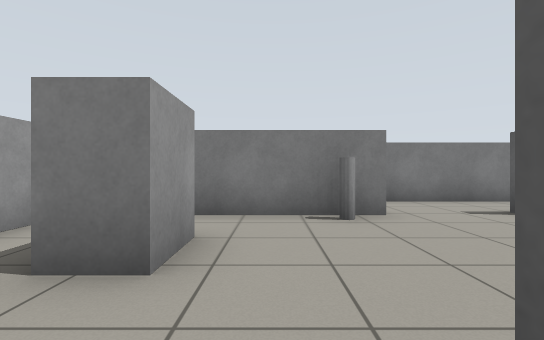
[1] (above)

24 first-person views from a walk through a robot-simulator world made for Gazebo. The camera is 0.8 m above the floor, looks level and sees 85° across. The floor is counted in squares, 1 m on a side. Each view is taken from the middle of a square. On the plan, view 1 faces up. The plan holds only what a view shows up to about 10 squares ahead; the rest is blank. The place goes on beyond the plan.

[2]
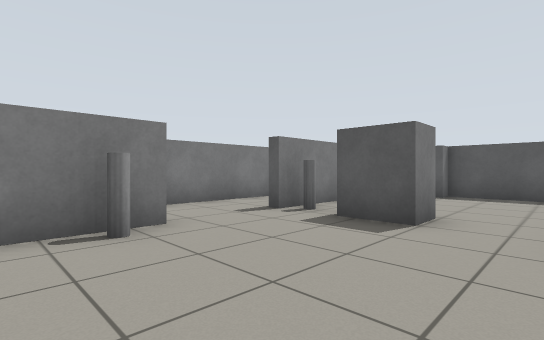

[3]
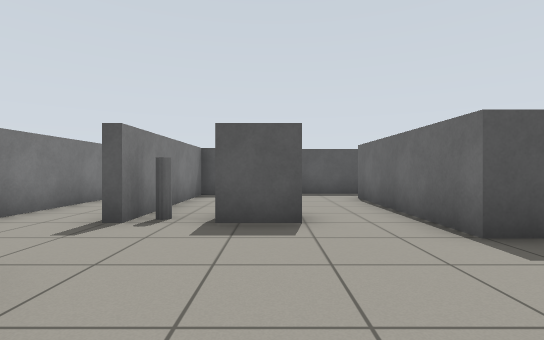

[4]
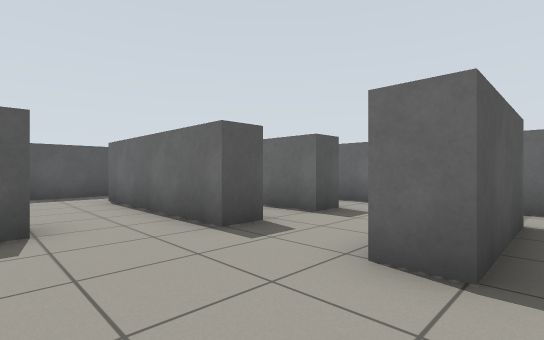

[5]
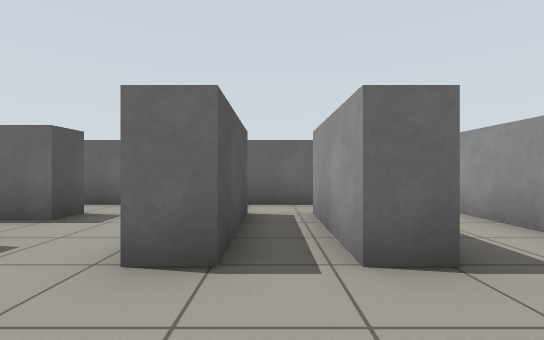

[6]
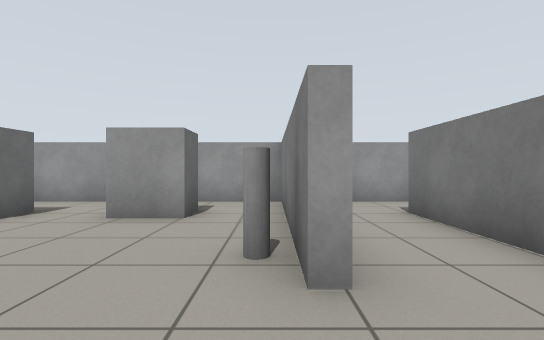

[7]
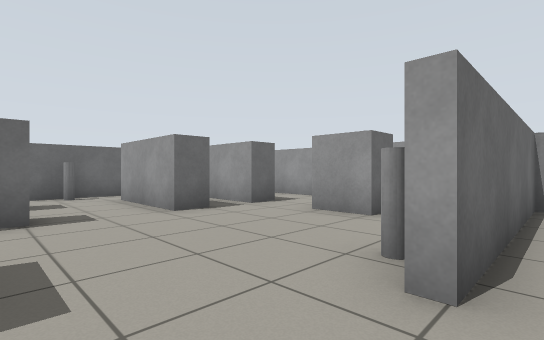

[8]
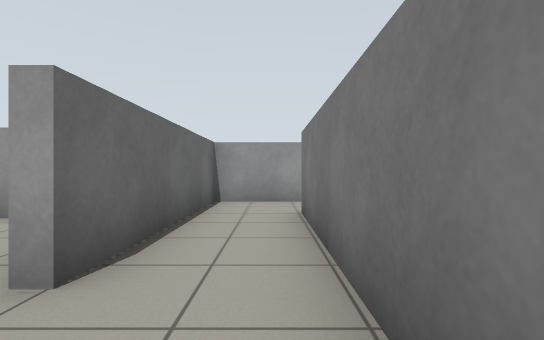

[9]
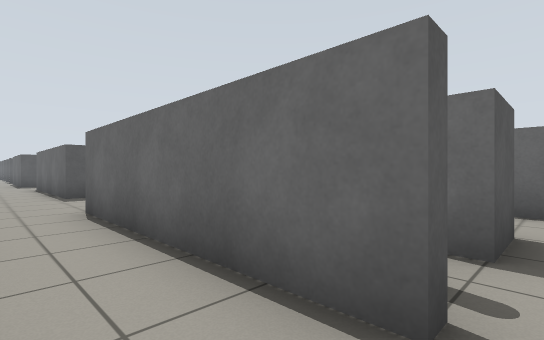

[10]
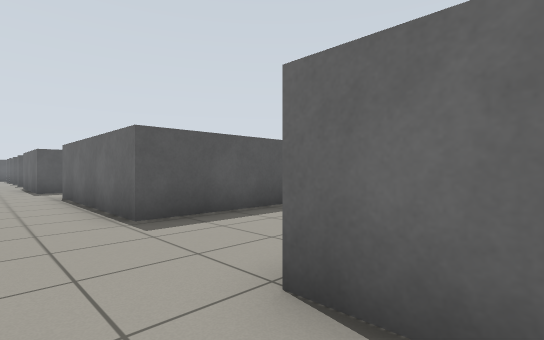

[11]
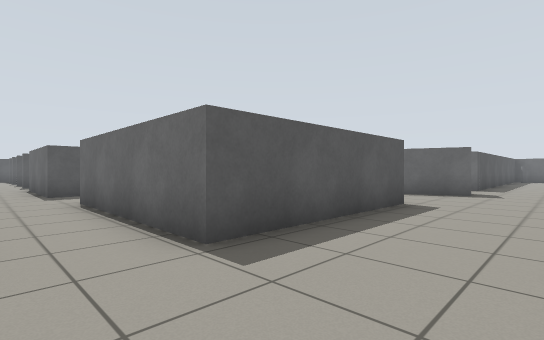

[12]
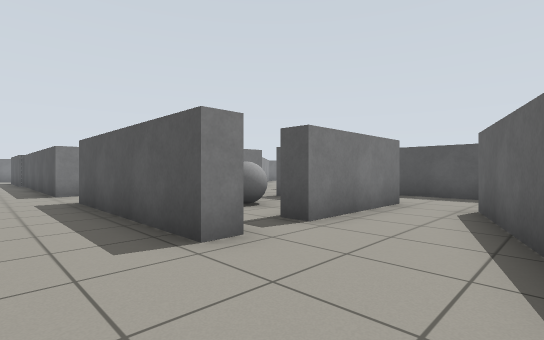

[13]
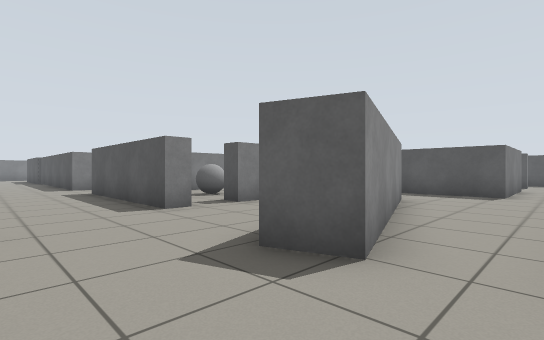

[14]
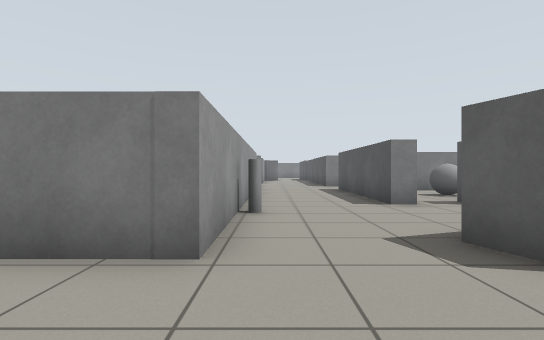

[15]
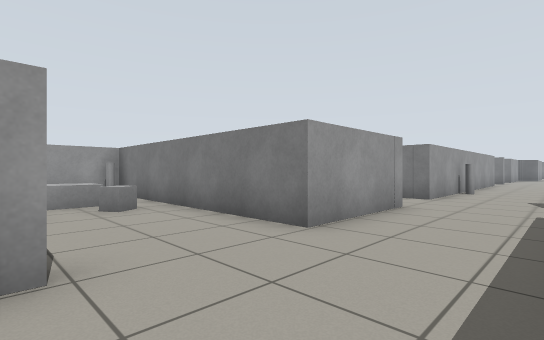

[16]
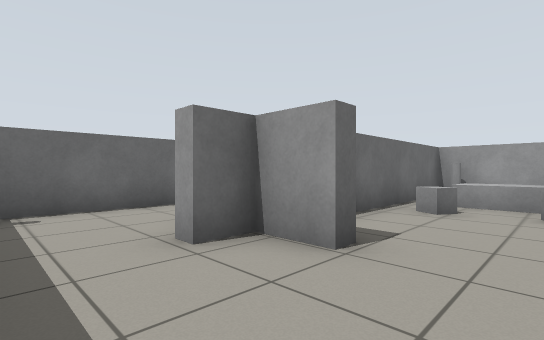

[17]
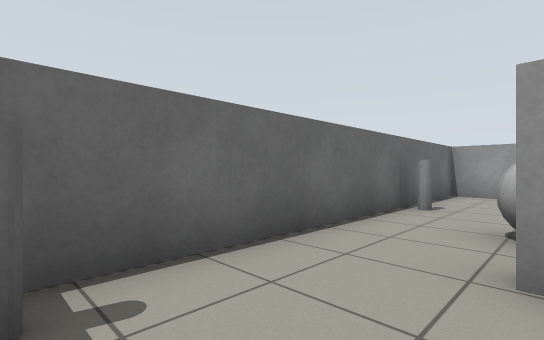

[18]
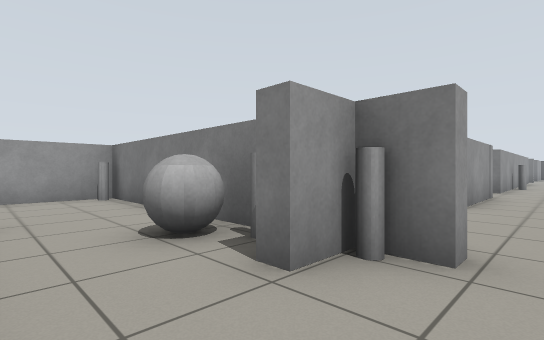

[19]
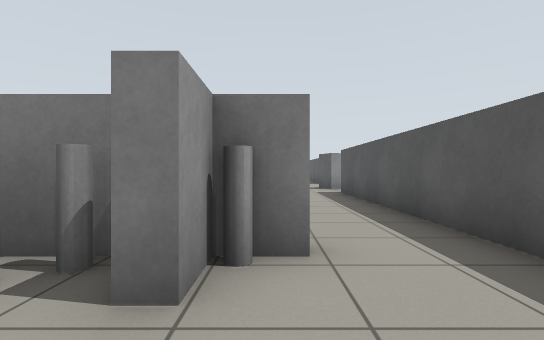

[20]
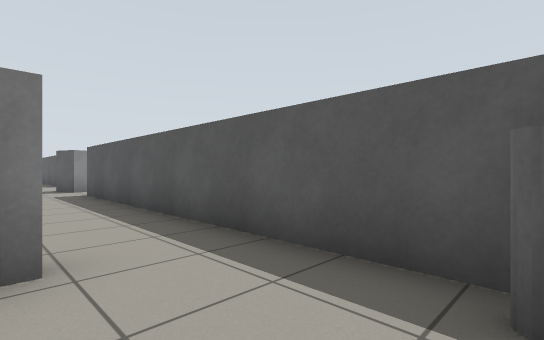

[21]
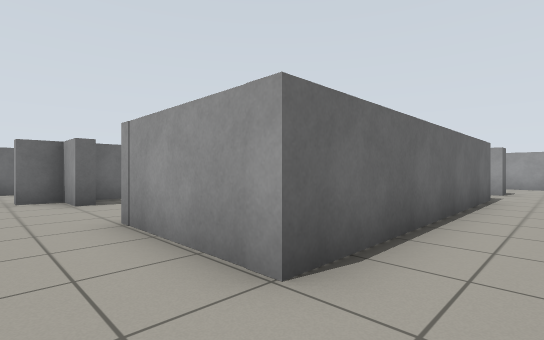

[22]
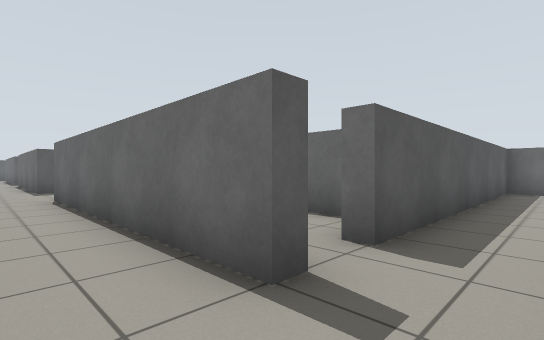

[23]
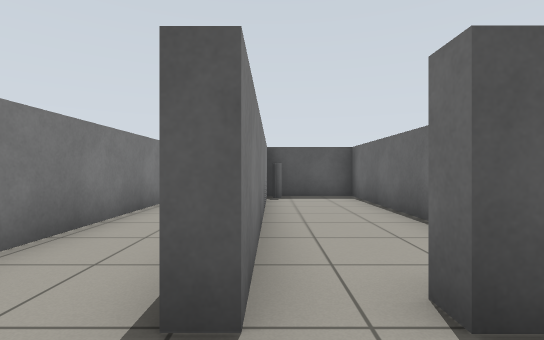

[24]
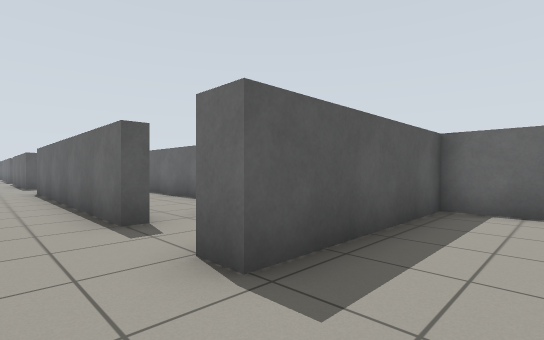

### Floor plan
Points are (right, up) in squares from view 1. A wall is a line through its corners. A room is listed if a view was taken in it or the views show most of it. See-through windows are left out.
Room 1 (views 1, 2, 3, 4, 5, 6, 7, 8, 9, 10)
walls: (3.4, -0.2) (3.4, 0.5) (8.5, 0.5); (5.4, 5.5) (10.4, 5.5); (-1.6, 0.5) (-0.8, 0.5) (-0.8, -2.5); (0.4, -2.5) (0.4, 0.5) (1.2, 0.5) (1.2, -0.5); (-3.5, 0.9) (-3.5, -2.6); (-3.5, 5.2) (-3.5, 2.8); (9.5, 3.5) (9.5, 5.2) (5.4, 5.2); (-1, -3.9) (1.5, -3.9); (8, 7.6) (-1.6, 7.6); (-3.5, 8.5) (-3.5, 5.5) (2, 5.5) (2, 5.2) (-3, 5.2); (10, 0) (10, 3.5)
ways out: opening at (11, 6.5) to room 2; opening at (1, -3); opening at (2.5, 0); opening at (9, 0)
objects: grey box (-2, 2) to (-1, 3); grey pole (1, 5); grey box (5, 3) to (5, 4); grey pole (5, 5)
Room 2 (views 11, 12, 13, 14, 15, 16, 17, 18, 19, 20, 21, 22, 23)
walls: (10.4, -7.4) (10.4, -9.7) (3.6, -9.7); (10, -12.6) (10.4, -12.6) (10.4, -13.9); (16.3, -3.8) (13.5, -4.7) (13.1, -3.7) (18.8, -1.8); (9.6, -14.2) (2.8, -14.2) (2.8, -17.5) (13, -17.5); (10.4, -14.2) (10.4, -15.2) (10, -15.2); (2.4, -6.9) (2.4, -6.5) (9.6, -6.5); (2.8, -10.5) (2.8, -13.8) (9.8, -13.8); (14.4, -0.2) (13.7, -0.2) (13.7, 5.2) (19.2, 5.2); (10.4, 2.8) (10.4, -4.3) (3.9, -4.3); (-0.3, -6.5) (0.5, -6.5); (13.4, -17) (13.4, -7.6); (2.4, -14.5) (2.4, -8); (19.2, -0.2) (15.7, -0.2) (15.7, 0.5); (14.2, 7.6) (13.7, 7.6) (13.7, 8.5)
ways out: opening at (11, 6.5) to room 1; opening at (0, -5.5) to room 3; opening at (1.5, -14); opening at (15, 0); opening at (16, -5.5); opening at (19, -1); opening at (19, 6.5); gap at (3, -8)
objects: grey pole (3, -15); grey pole (3, -13); grey pole (3, -10); grey box (5, -13) to (5, -11); grey pole (7, -17); grey box (7, -13); grey box (7, -11); grey ball (8, -15); grey pole (9, -15); grey pole (10, -7); grey pole (11, -14); grey pole (11, -1); grey pole (13, -17)
Room 3 (view 24)
walls: (-1.8, -11.4) (-0.3, -11.4) (-0.3, -6.5)
ways out: opening at (0, -5.5) to room 2

Positions as (right, up) in squares from view 1, and headings:
1: (0, 0), facing up
2: (0, 1), facing up-right
3: (0, 3), facing right
4: (0, 3), facing down-right
5: (0, 3), facing down
6: (4, 5), facing left
7: (4, 6), facing down-left
8: (4, 7), facing left
9: (4, 7), facing down-right
10: (9, 7), facing down-right
11: (11, 7), facing down-right
12: (12, -3), facing up-right
13: (11, -6), facing up-right
14: (11, -7), facing up
15: (13, -13), facing up-left
16: (13, -11), facing down-left
17: (13, -15), facing down-left
18: (12, -17), facing up-left
19: (11, -17), facing up
20: (11, -17), facing up-right
21: (12, -5), facing down-left
22: (1, -5), facing down-right
23: (1, -7), facing right
24: (-2, -5), facing down-right
